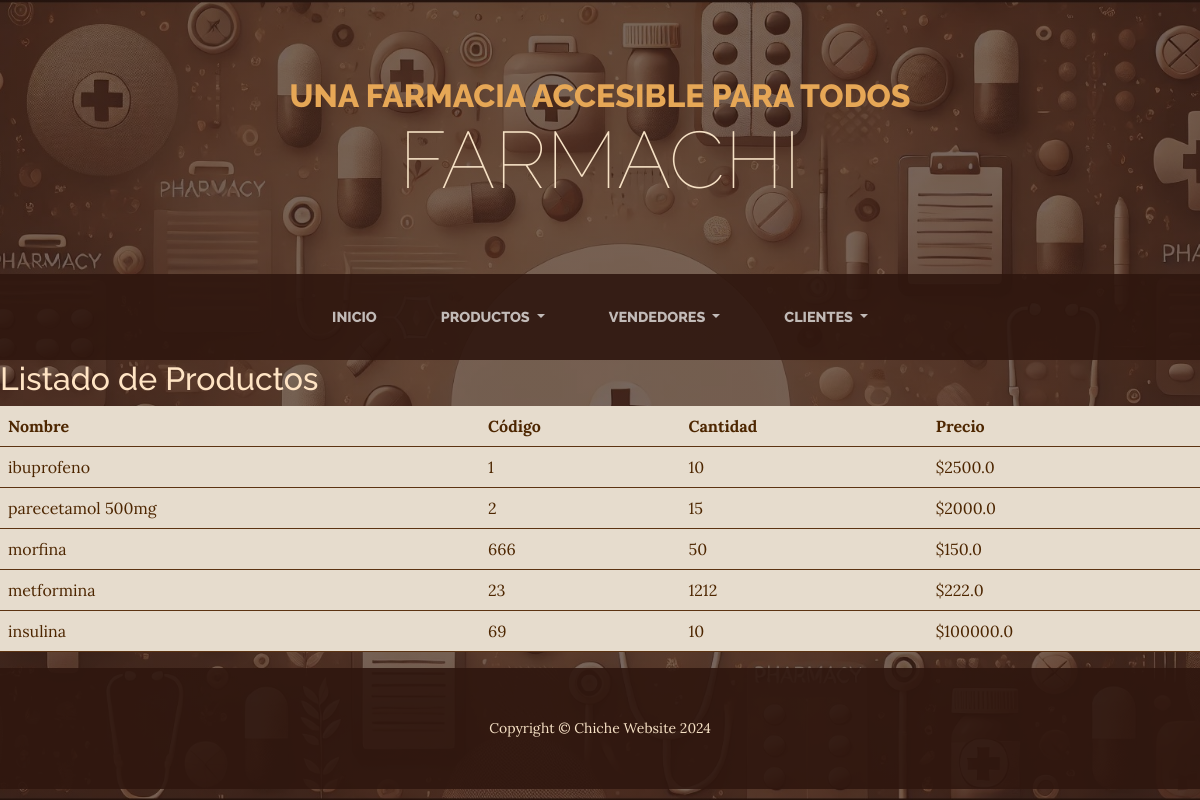
The page /listaProductos/ on the database its author committed.
### productos/models.py (models this page shows, shortened)
class Producto(models.Model):
    nombre = models.CharField(max_length=40)
    codigo = models.IntegerField()
    cantidad = models.IntegerField()
    precio = models.FloatField()

### productos/views.py (the view)
# urls.py: path("listaProductos/", views.listaProductos, name="ListaProductos"),
def listaProductos(request):
    productos = Producto.objects.all()
    context = {'productos': productos}
    return render(request, 'productos/listaProductos.html', context)

### productos/templates/productos/listaProductos.html (shortened to what this page needs)
{% extends 'productos/base.html' %}
{% block main %}
    <h2 style="color: bisque">Listado de Productos</h2>
    <table class="table">
        <thead>
            <tr>
                <th>Nombre</th>
                <th>Código</th>
                <th>Cantidad</th>
                <th>Precio</th>
            </tr>
        </thead>
        <tbody>
            {% for producto in productos %}
            <tr>
                <td>{{ producto.nombre }}</td>
                <td>{{ producto.codigo }}</td>
                <td>{{ producto.cantidad }}</td>
                <td>${{ producto.precio }}</td>
            </tr>
            {% endfor %}
        </tbody>
    </table>
{% endblock main %}

### productos/templates/productos/base.html (shortened to what this page needs)
<!DOCTYPE html>
{% load static %}
<html lang="en">
    <head>
        <link href="{% static 'productos/css/styles.css' %}" rel="stylesheet" />
    </head>
    <body>
        <header>
            <h1 class="site-heading text-center text-faded d-none d-lg-block">
                <span class="site-heading-upper text-primary mb-3">Una farmacia accesible para todos</span>
                <span class="site-heading-lower">FARMACHI</span>
            </h1>
        </header>
        <nav class="navbar navbar-expand-lg navbar-dark py-lg-4" id="mainNav">
            <div class="container">
                <div class="collapse navbar-collapse" id="navbarSupportedContent">
                    <ul class="navbar-nav mx-auto">
                        <li class="nav-item px-lg-4">
                            <a class="nav-link text-uppercase" href="{% url 'Inicio' %}">Inicio</a>
                        </li>
                        <li class="nav-item dropdown px-lg-4">
                            <a class="nav-link text-uppercase dropdown-toggle" href="#" id="navbarDropdownProductos" role="button" data-bs-toggle="dropdown" aria-expanded="false">
                                Productos
                            </a>
                        </li>
                        <li class="nav-item dropdown px-lg-4">
                            <a class="nav-link text-uppercase dropdown-toggle" href="#" id="navbarDropdownVendedores" role="button" data-bs-toggle="dropdown" aria-expanded="false">
                                Vendedores
                            </a>
                        </li>
                        <li class="nav-item dropdown px-lg-4">
                            <a class="nav-link text-uppercase dropdown-toggle" href="#" id="navbarDropdownClientes" role="button" data-bs-toggle="dropdown" aria-expanded="false">
                                Clientes
                            </a>
                        </li>
                    </ul>
                </div>
            </div>
        </nav>
        {% block main  %}
        {% endblock main  %}
        <footer class="footer text-faded text-center py-5">
            <div class="container"><p class="m-0 small">Copyright &copy; Chiche Website 2024</p></div>
        </footer>
    </body>
</html>

### rows shown on the page
Producto: nombre "ibuprofeno", codigo "1", cantidad "10", precio "2500.0"
Producto: nombre "parecetamol 500mg", codigo "2", cantidad "15", precio "2000.0"
Producto: nombre "morfina", codigo "666", cantidad "50", precio "150.0"
Producto: nombre "metformina", codigo "23", cantidad "1212", precio "222.0"
Producto: nombre "insulina", codigo "69", cantidad "10", precio "100000.0"
